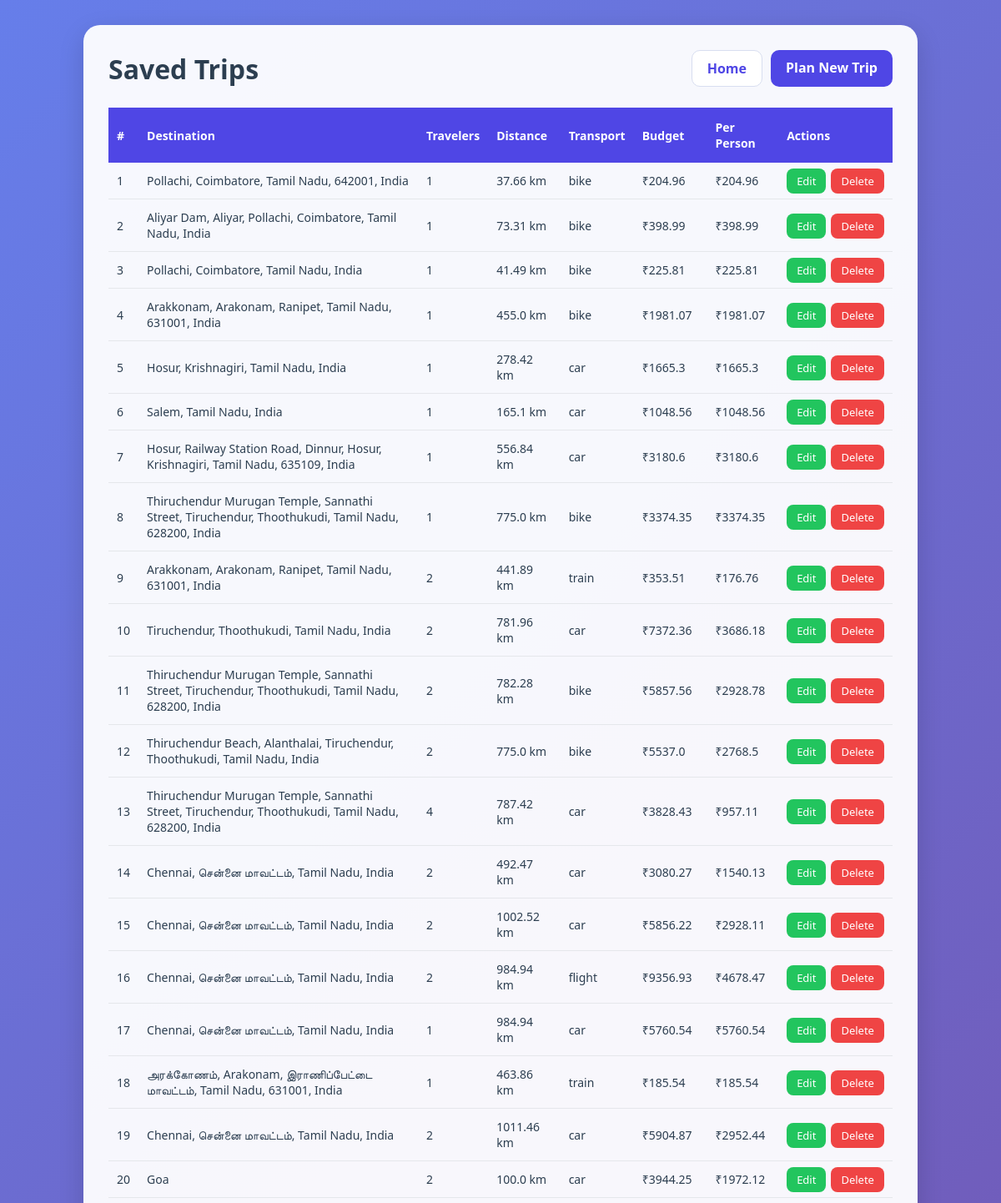
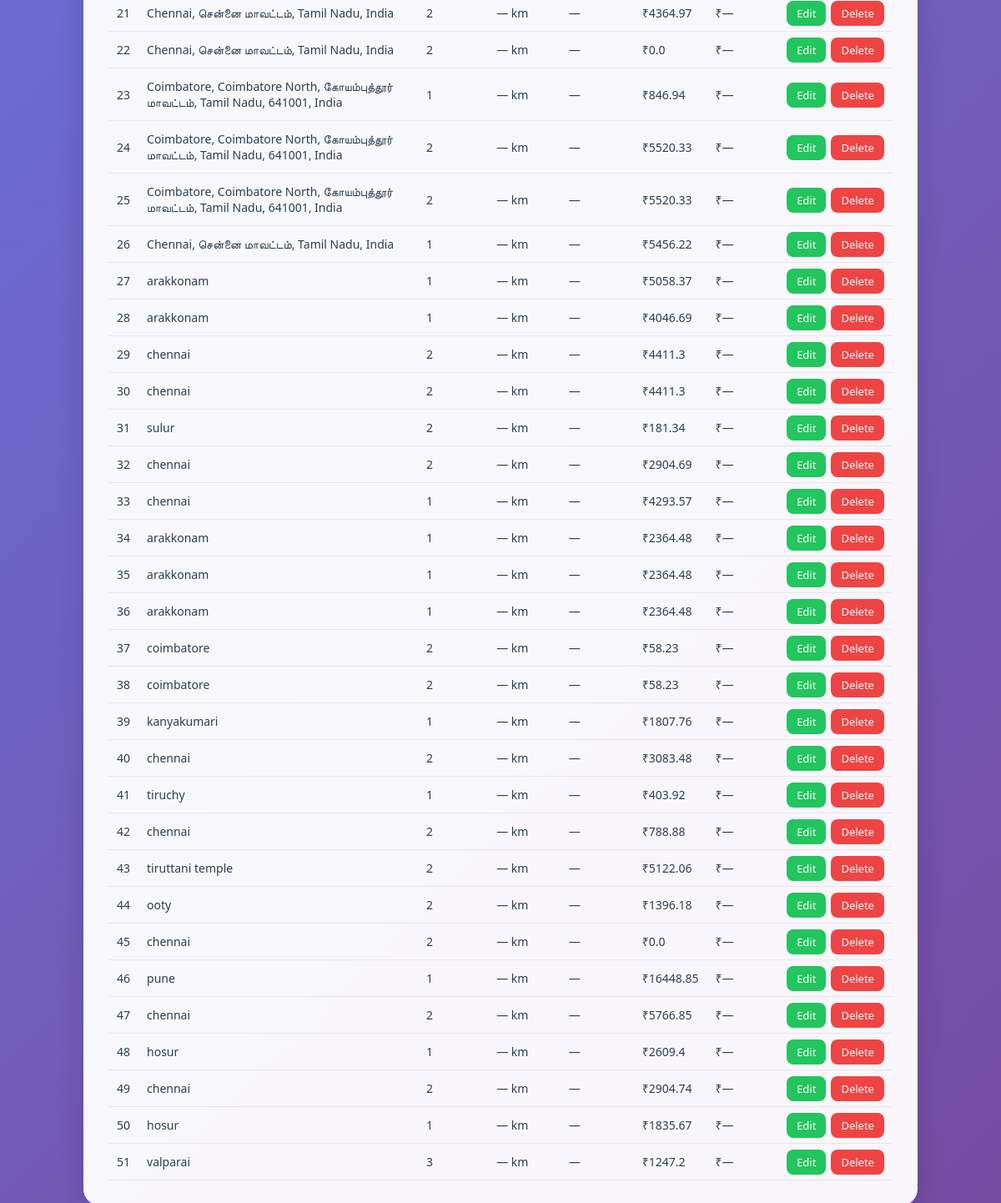
The page /trips on the database as committed earlier (2 pictures, top to bottom).
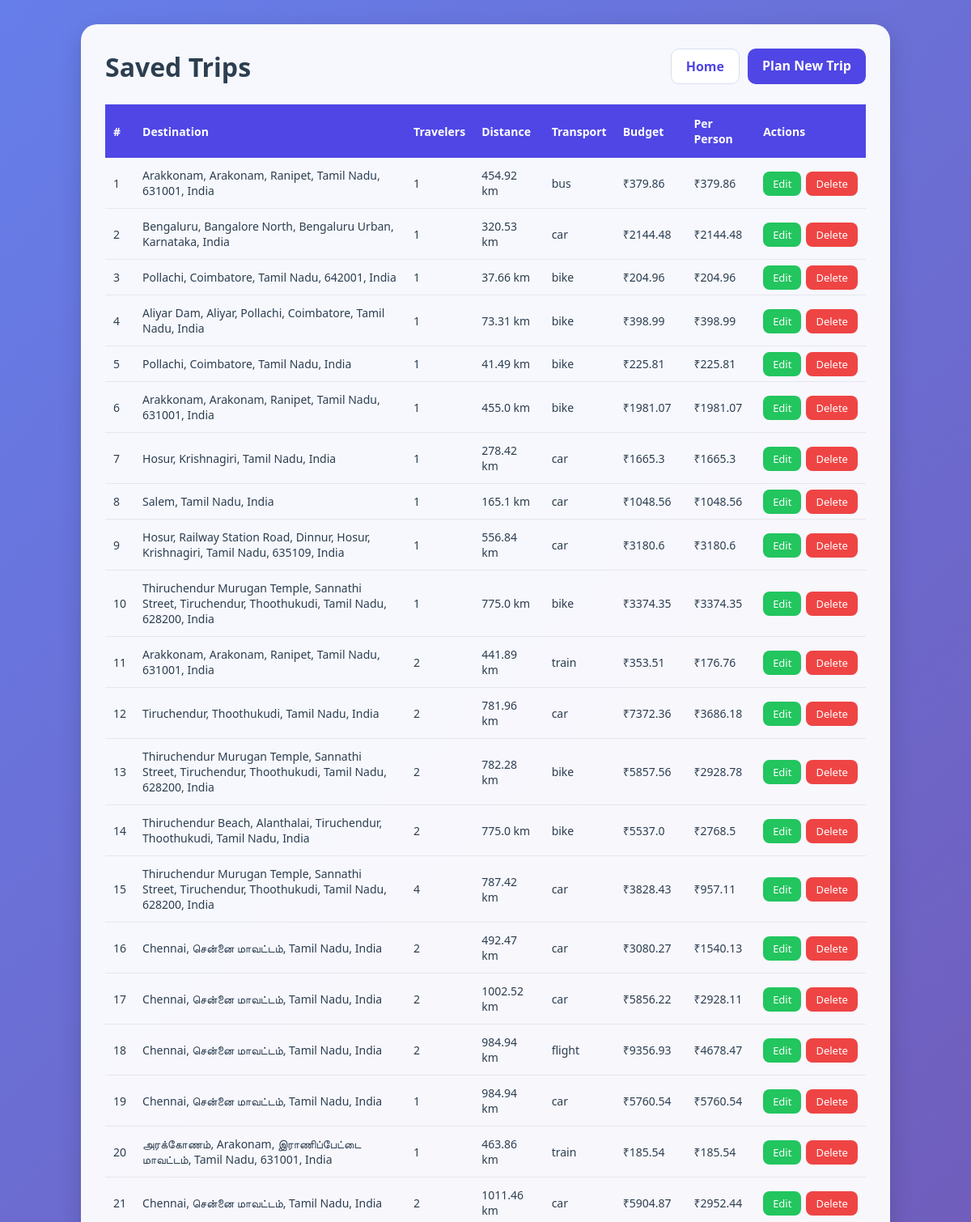
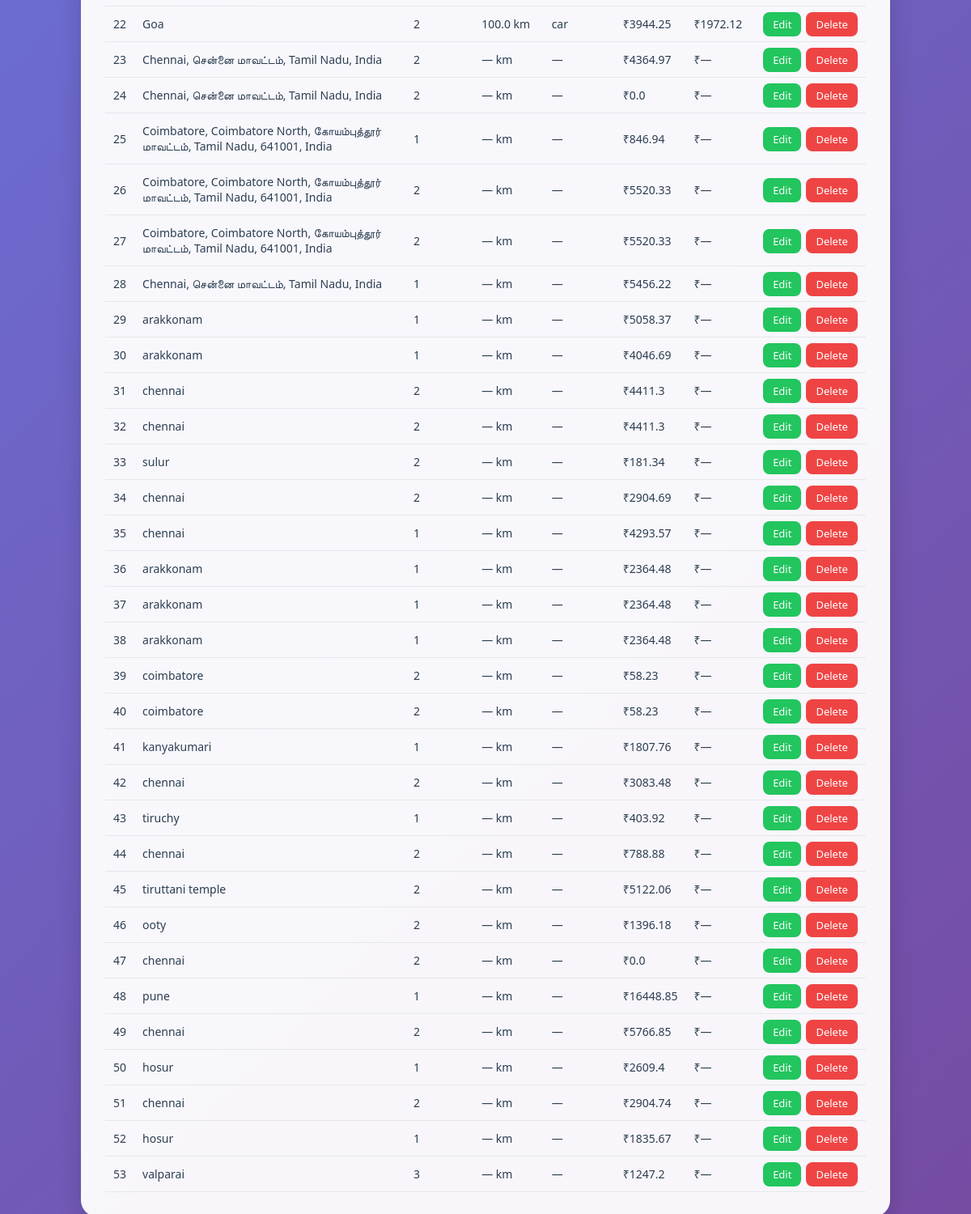
The same page on the database as committed later (2 pictures, top to bottom).
### tables this page shows
CREATE TABLE trips (
            id INTEGER PRIMARY KEY AUTOINCREMENT,
            destination TEXT,
            travelers INTEGER,
            total_distance REAL,
            transport_mode TEXT,
            transport_cost REAL,
            fuel_type TEXT,
            fuel_price REAL,
            fuel_cost REAL,
            food_cost REAL,
            room_cost REAL,
            toll_charges REAL,
            parking_fee REAL,
            vehicle_type TEXT,
            vehicle_rental_cost REAL,
            places_fee_total REAL,
            total_budget REAL,
            cost_per_person REAL
        );

### app.py (the view)
@app.route("/trips")
def trips():
    conn = get_db()
    rows = conn.execute(
        "SELECT * FROM trips ORDER BY id DESC"
    ).fetchall()
    conn.close()
    return render_template("trips.html", trips=rows)

### app.py (called while the page is built)
def get_db():
    conn = sqlite3.connect("travel_budget.db")
    conn.row_factory = sqlite3.Row
    return conn

### templates/trips.html (shortened to what this page needs)
<!DOCTYPE html>
<html lang="en">
<head>
    <link rel="stylesheet" href="{{ url_for('static', filename='style.css') }}">
    <link rel="stylesheet" href="{{ url_for('static', filename='trip.css') }}">
</head>
<body>
<div class="container">
  <div class="top-bar">
    <h1>Saved Trips</h1>
    <div class="trip-nav"><a href="/" class="home-btn">Home</a><a href="/planner" class="back-btn">Plan New Trip</a></div>
  </div>
  {% if trips %}
  <table>
    <thead><tr><th>#</th><th>Destination</th><th>Travelers</th><th>Distance</th><th>Transport</th><th>Budget</th><th>Per Person</th><th>Actions</th></tr></thead>
    <tbody>
    {% for trip in trips %}
      <tr>
        <td data-label="#">{{ loop.index }}</td><td data-label="Destination">{{ trip['destination'] }}</td><td data-label="Travelers">{{ trip['travelers'] }}</td><td data-label="Distance">{{ trip['total_distance'] or '—' }} km</td><td data-label="Transport">{{ trip['transport_mode'] or '—' }}</td><td data-label="Budget">₹{{ trip['total_budget'] }}</td><td data-label="Per Person">₹{{ trip['cost_per_person'] or '—' }}</td>
        <td class="actions" data-label="Actions"><a href="/edit/{{ trip['id'] }}" class="edit-btn">Edit</a><a href="/delete/{{ trip['id'] }}" class="delete-btn" onclick="return confirm('Delete this trip?')">Delete</a></td>
      </tr>
    {% endfor %}
    </tbody>
  </table>
  {% else %}
    <div class="empty">No trips saved yet. <a href="/">Start planning from the home page.</a></div>
  {% endif %}
</div>
</body>
</html>

### static/style.css (style rules this page uses)
* { margin: 0; padding: 0; box-sizing: border-box; }
body { font-family: 'Segoe UI', Tahoma, sans-serif; background: linear-gradient(135deg, #667eea, #764ba2); min-height: 100vh; padding: 30px; color: #2c3e50; }
.container { max-width: 1000px; margin: auto; background: rgba(255, 255, 255, 0.92); padding: 30px; border-radius: 20px; box-shadow: 0 10px 30px rgba(0, 0, 0, 0.15); }
.top-bar { position: relative; display: flex; justify-content: space-between; align-items: center; margin-bottom: 25px; flex-wrap: wrap; gap: 15px; }
h1 { color: #2c3e50; }
.saved-trips-btn, .back-btn { display: inline-block; text-decoration: none; background: #ff6b00; color: white; padding: 10px 18px; border-radius: 10px; font-weight: 600; }
.back-btn { background: #4f46e5; }

### static/trip.css (style rules this page uses)
body { background: linear-gradient(135deg, #667eea, #764ba2); }
.container { background: rgba(255, 255, 255, .95); }
.trip-nav { display: flex; gap: 10px; flex-wrap: wrap; }
.home-btn { display: inline-block; padding: 10px 18px; border-radius: 10px; background: #fff; border: 1px solid #d8def0; color: #4f46e5; text-decoration: none; font-weight: 600; }
table { width: 100%; border-collapse: collapse; margin-top: 20px; }
th { background: #4f46e5; color: #fff; padding: 14px 10px; text-align: left; font-size: 14px; }
td { padding: 12px 10px; border-bottom: 1px solid #e5e7eb; font-size: 14px; }
.actions { white-space: nowrap; }
.edit-btn, .delete-btn { color: #fff; padding: 6px 12px; border-radius: 8px; text-decoration: none; font-size: 13px; }
.edit-btn { background: #22c55e; margin-right: 6px; }
.delete-btn { background: #ef4444; }

Rows that differ between the two databases and show on the page:
added trips: destination "Arakkonam, Arakonam, Ranipet, Tamil Nadu, 631001, India", travelers "1", total_distance "454.92", transport_mode "bus", total_budget "379.86", cost_per_person "379.86"
added trips: destination "Bengaluru, Bangalore North, Bengaluru Urban, Karnataka, India", travelers "1", total_distance "320.53", transport_mode "car", total_budget "2144.48", cost_per_person "2144.48"
